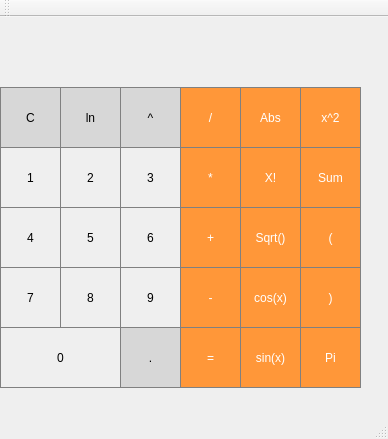
<?xml version="1.0" encoding="UTF-8"?>
<ui version="4.0">
 <class>MainWindow</class>
 <widget class="QMainWindow" name="MainWindow">
  <property name="geometry">
   <rect>
    <x>0</x>
    <y>0</y>
    <width>388</width>
    <height>439</height>
   </rect>
  </property>
  <property name="windowTitle">
   <string>MainWindow</string>
  </property>
  <widget class="QWidget" name="centralWidget">
   <widget class="QLabel" name="label">
    <property name="geometry">
     <rect>
      <x>0</x>
      <y>0</y>
      <width>241</width>
      <height>61</height>
     </rect>
    </property>
    <property name="text">
     <string/>
    </property>
   </widget>
   <widget class="QPushButton" name="pushButton_clear">
    <property name="geometry">
     <rect>
      <x>0</x>
      <y>70</y>
      <width>61</width>
      <height>61</height>
     </rect>
    </property>
    <property name="styleSheet">
     <string notr="true">QPushButton {
  background-color: rgb(215, 215, 215);
  border: 1px solid gray;
}
QPushButton:pressed {
    background-color: qlineargradient(x1: 0, y1: 0, x2: 0, y2: 1,
                                      stop: 0 #BEBEBE, stop: 1 #D7D7D7);
}</string>
    </property>
    <property name="text">
     <string>C</string>
    </property>
   </widget>
   <widget class="QPushButton" name="pushButton_elevar">
    <property name="geometry">
     <rect>
      <x>120</x>
      <y>70</y>
      <width>61</width>
      <height>61</height>
     </rect>
    </property>
    <property name="styleSheet">
     <string notr="true">QPushButton {
  background-color: rgb(215, 215, 215);
  border: 1px solid gray;
}
QPushButton:pressed {
    background-color: qlineargradient(x1: 0, y1: 0, x2: 0, y2: 1,
                                      stop: 0 #BEBEBE, stop: 1 #D7D7D7);
}</string>
    </property>
    <property name="text">
     <string>^</string>
    </property>
   </widget>
   <widget class="QPushButton" name="pushButton_uno">
    <property name="geometry">
     <rect>
      <x>0</x>
      <y>130</y>
      <width>61</width>
      <height>61</height>
     </rect>
    </property>
    <property name="styleSheet">
     <string notr="true">QPushButton {
   border: 1px solid gray;
}
QPushButton:pressed {
    background-color: qlineargradient(x1: 0, y1: 0, x2: 0, y2: 1,
                                      stop: 0 #dadbde, stop: 1 #f6f7fa);
}</string>
    </property>
    <property name="text">
     <string>1</string>
    </property>
   </widget>
   <widget class="QPushButton" name="pushButton_dos">
    <property name="geometry">
     <rect>
      <x>60</x>
      <y>130</y>
      <width>61</width>
      <height>61</height>
     </rect>
    </property>
    <property name="styleSheet">
     <string notr="true">QPushButton {
   border: 1px solid gray;
}
QPushButton:pressed {
    background-color: qlineargradient(x1: 0, y1: 0, x2: 0, y2: 1,
                                      stop: 0 #dadbde, stop: 1 #f6f7fa);
}</string>
    </property>
    <property name="text">
     <string>2</string>
    </property>
   </widget>
   <widget class="QPushButton" name="pushButton_tres">
    <property name="geometry">
     <rect>
      <x>120</x>
      <y>130</y>
      <width>61</width>
      <height>61</height>
     </rect>
    </property>
    <property name="styleSheet">
     <string notr="true">QPushButton {
   border: 1px solid gray;
}
QPushButton:pressed {
    background-color: qlineargradient(x1: 0, y1: 0, x2: 0, y2: 1,
                                      stop: 0 #dadbde, stop: 1 #f6f7fa);
}</string>
    </property>
    <property name="text">
     <string>3</string>
    </property>
   </widget>
   <widget class="QPushButton" name="pushButton_cuatro">
    <property name="geometry">
     <rect>
      <x>0</x>
      <y>190</y>
      <width>61</width>
      <height>61</height>
     </rect>
    </property>
    <property name="styleSheet">
     <string notr="true">QPushButton {
   border: 1px solid gray;
}
QPushButton:pressed {
    background-color: qlineargradient(x1: 0, y1: 0, x2: 0, y2: 1,
                                      stop: 0 #dadbde, stop: 1 #f6f7fa);
}</string>
    </property>
    <property name="text">
     <string>4</string>
    </property>
   </widget>
   <widget class="QPushButton" name="pushButton_cinco">
    <property name="geometry">
     <rect>
      <x>60</x>
      <y>190</y>
      <width>61</width>
      <height>61</height>
     </rect>
    </property>
    <property name="styleSheet">
     <string notr="true">QPushButton {
   border: 1px solid gray;
}
QPushButton:pressed {
    background-color: qlineargradient(x1: 0, y1: 0, x2: 0, y2: 1,
                                      stop: 0 #dadbde, stop: 1 #f6f7fa);
}</string>
    </property>
    <property name="text">
     <string>5</string>
    </property>
   </widget>
   <widget class="QPushButton" name="pushButton_seis">
    <property name="geometry">
     <rect>
      <x>120</x>
      <y>190</y>
      <width>61</width>
      <height>61</height>
     </rect>
    </property>
    <property name="styleSheet">
     <string notr="true">QPushButton {
   border: 1px solid gray;
}
QPushButton:pressed {
    background-color: qlineargradient(x1: 0, y1: 0, x2: 0, y2: 1,
                                      stop: 0 #dadbde, stop: 1 #f6f7fa);
}</string>
    </property>
    <property name="text">
     <string>6</string>
    </property>
   </widget>
   <widget class="QPushButton" name="pushButton_div">
    <property name="geometry">
     <rect>
      <x>180</x>
      <y>70</y>
      <width>61</width>
      <height>61</height>
     </rect>
    </property>
    <property name="styleSheet">
     <string notr="true">QPushButton {
  background-color: rgb(255, 151, 57);
  color: white; 
  border: 1px solid gray;
}

QPushButton:pressed {
    background-color: qlineargradient(x1: 0, y1: 0, x2: 0, y2: 1,
                                      stop: 0 #FF7832, stop: 1 #FF9739);
}</string>
    </property>
    <property name="text">
     <string>/</string>
    </property>
   </widget>
   <widget class="QPushButton" name="pushButton_mult">
    <property name="geometry">
     <rect>
      <x>180</x>
      <y>130</y>
      <width>61</width>
      <height>61</height>
     </rect>
    </property>
    <property name="styleSheet">
     <string notr="true">QPushButton {
  background-color: rgb(255, 151, 57);
  color: white; 
  border: 1px solid gray;
}

QPushButton:pressed {
    background-color: qlineargradient(x1: 0, y1: 0, x2: 0, y2: 1,
                                      stop: 0 #FF7832, stop: 1 #FF9739);
}</string>
    </property>
    <property name="text">
     <string>*</string>
    </property>
   </widget>
   <widget class="QPushButton" name="pushButton_sum">
    <property name="geometry">
     <rect>
      <x>180</x>
      <y>190</y>
      <width>61</width>
      <height>61</height>
     </rect>
    </property>
    <property name="styleSheet">
     <string notr="true">QPushButton {
  background-color: rgb(255, 151, 57);
  color: white; 
  border: 1px solid gray;
}

QPushButton:pressed {
    background-color: qlineargradient(x1: 0, y1: 0, x2: 0, y2: 1,
                                      stop: 0 #FF7832, stop: 1 #FF9739);
}</string>
    </property>
    <property name="text">
     <string>+</string>
    </property>
   </widget>
   <widget class="QPushButton" name="pushButton_siete">
    <property name="geometry">
     <rect>
      <x>0</x>
      <y>250</y>
      <width>61</width>
      <height>61</height>
     </rect>
    </property>
    <property name="styleSheet">
     <string notr="true">QPushButton {
   border: 1px solid gray;
}
QPushButton:pressed {
    background-color: qlineargradient(x1: 0, y1: 0, x2: 0, y2: 1,
                                      stop: 0 #dadbde, stop: 1 #f6f7fa);
}</string>
    </property>
    <property name="text">
     <string>7</string>
    </property>
   </widget>
   <widget class="QPushButton" name="pushButton_ocho">
    <property name="geometry">
     <rect>
      <x>60</x>
      <y>250</y>
      <width>61</width>
      <height>61</height>
     </rect>
    </property>
    <property name="styleSheet">
     <string notr="true">QPushButton {
   border: 1px solid gray;
}
QPushButton:pressed {
    background-color: qlineargradient(x1: 0, y1: 0, x2: 0, y2: 1,
                                      stop: 0 #dadbde, stop: 1 #f6f7fa);
}</string>
    </property>
    <property name="text">
     <string>8</string>
    </property>
   </widget>
   <widget class="QPushButton" name="pushButton_nueve">
    <property name="geometry">
     <rect>
      <x>120</x>
      <y>250</y>
      <width>61</width>
      <height>61</height>
     </rect>
    </property>
    <property name="styleSheet">
     <string notr="true">QPushButton {
   border: 1px solid gray;
}
QPushButton:pressed {
    background-color: qlineargradient(x1: 0, y1: 0, x2: 0, y2: 1,
                                      stop: 0 #dadbde, stop: 1 #f6f7fa);
}</string>
    </property>
    <property name="text">
     <string>9</string>
    </property>
   </widget>
   <widget class="QPushButton" name="pushButton_resta">
    <property name="geometry">
     <rect>
      <x>180</x>
      <y>250</y>
      <width>61</width>
      <height>61</height>
     </rect>
    </property>
    <property name="styleSheet">
     <string notr="true">QPushButton {
  background-color: rgb(255, 151, 57);
  color: white; 
  border: 1px solid gray;
}

QPushButton:pressed {
    background-color: qlineargradient(x1: 0, y1: 0, x2: 0, y2: 1,
                                      stop: 0 #FF7832, stop: 1 #FF9739);
}</string>
    </property>
    <property name="text">
     <string>-</string>
    </property>
   </widget>
   <widget class="QPushButton" name="pushButton_cero">
    <property name="geometry">
     <rect>
      <x>0</x>
      <y>310</y>
      <width>121</width>
      <height>61</height>
     </rect>
    </property>
    <property name="styleSheet">
     <string notr="true">QPushButton {
   border: 1px solid gray;
}
QPushButton:pressed {
    background-color: qlineargradient(x1: 0, y1: 0, x2: 0, y2: 1,
                                      stop: 0 #dadbde, stop: 1 #f6f7fa);
}</string>
    </property>
    <property name="text">
     <string>0</string>
    </property>
   </widget>
   <widget class="QPushButton" name="pushButton_igua">
    <property name="geometry">
     <rect>
      <x>180</x>
      <y>310</y>
      <width>61</width>
      <height>61</height>
     </rect>
    </property>
    <property name="styleSheet">
     <string notr="true">QPushButton {
  background-color: rgb(255, 151, 57);
  color: white; 
  border: 1px solid gray;
}

QPushButton:pressed {
    background-color: qlineargradient(x1: 0, y1: 0, x2: 0, y2: 1,
                                      stop: 0 #FF7832, stop: 1 #FF9739);
}</string>
    </property>
    <property name="text">
     <string>=</string>
    </property>
   </widget>
   <widget class="QPushButton" name="pushButton_punto">
    <property name="geometry">
     <rect>
      <x>120</x>
      <y>310</y>
      <width>61</width>
      <height>61</height>
     </rect>
    </property>
    <property name="styleSheet">
     <string notr="true">QPushButton {
  background-color: rgb(215, 215, 215);
  border: 1px solid gray;
}
QPushButton:pressed {
    background-color: qlineargradient(x1: 0, y1: 0, x2: 0, y2: 1,
                                      stop: 0 #BEBEBE, stop: 1 #D7D7D7);
}</string>
    </property>
    <property name="text">
     <string>.</string>
    </property>
   </widget>
   <widget class="QPushButton" name="pushButton_fact">
    <property name="geometry">
     <rect>
      <x>240</x>
      <y>130</y>
      <width>61</width>
      <height>61</height>
     </rect>
    </property>
    <property name="styleSheet">
     <string notr="true">QPushButton {
  background-color: rgb(255, 151, 57);
  color: white; 
  border: 1px solid gray;
}

QPushButton:pressed {
    background-color: qlineargradient(x1: 0, y1: 0, x2: 0, y2: 1,
                                      stop: 0 #FF7832, stop: 1 #FF9739);
}</string>
    </property>
    <property name="text">
     <string>X!</string>
    </property>
   </widget>
   <widget class="QPushButton" name="pushButton_sqrt_2">
    <property name="geometry">
     <rect>
      <x>240</x>
      <y>190</y>
      <width>61</width>
      <height>61</height>
     </rect>
    </property>
    <property name="styleSheet">
     <string notr="true">QPushButton {
  background-color: rgb(255, 151, 57);
  color: white; 
  border: 1px solid gray;
}

QPushButton:pressed {
    background-color: qlineargradient(x1: 0, y1: 0, x2: 0, y2: 1,
                                      stop: 0 #FF7832, stop: 1 #FF9739);
}</string>
    </property>
    <property name="text">
     <string>Sqrt()</string>
    </property>
   </widget>
   <widget class="QPushButton" name="pushButton_cos">
    <property name="geometry">
     <rect>
      <x>240</x>
      <y>250</y>
      <width>61</width>
      <height>61</height>
     </rect>
    </property>
    <property name="styleSheet">
     <string notr="true">QPushButton {
  background-color: rgb(255, 151, 57);
  color: white; 
  border: 1px solid gray;
}

QPushButton:pressed {
    background-color: qlineargradient(x1: 0, y1: 0, x2: 0, y2: 1,
                                      stop: 0 #FF7832, stop: 1 #FF9739);
}</string>
    </property>
    <property name="text">
     <string>cos(x)</string>
    </property>
   </widget>
   <widget class="QPushButton" name="pushButton_sin">
    <property name="geometry">
     <rect>
      <x>240</x>
      <y>310</y>
      <width>61</width>
      <height>61</height>
     </rect>
    </property>
    <property name="styleSheet">
     <string notr="true">QPushButton {
  background-color: rgb(255, 151, 57);
  color: white; 
  border: 1px solid gray;
}

QPushButton:pressed {
    background-color: qlineargradient(x1: 0, y1: 0, x2: 0, y2: 1,
                                      stop: 0 #FF7832, stop: 1 #FF9739);
}</string>
    </property>
    <property name="text">
     <string>sin(x)</string>
    </property>
   </widget>
   <widget class="QPushButton" name="pushButton_abs">
    <property name="geometry">
     <rect>
      <x>240</x>
      <y>70</y>
      <width>61</width>
      <height>61</height>
     </rect>
    </property>
    <property name="styleSheet">
     <string notr="true">QPushButton {
  background-color: rgb(255, 151, 57);
  color: white; 
  border: 1px solid gray;
}

QPushButton:pressed {
    background-color: qlineargradient(x1: 0, y1: 0, x2: 0, y2: 1,
                                      stop: 0 #FF7832, stop: 1 #FF9739);
}</string>
    </property>
    <property name="text">
     <string>Abs</string>
    </property>
   </widget>
   <widget class="QPushButton" name="pushButton_log_2">
    <property name="geometry">
     <rect>
      <x>60</x>
      <y>70</y>
      <width>61</width>
      <height>61</height>
     </rect>
    </property>
    <property name="styleSheet">
     <string notr="true">QPushButton {
  background-color: rgb(215, 215, 215);
  border: 1px solid gray;
}
QPushButton:pressed {
    background-color: qlineargradient(x1: 0, y1: 0, x2: 0, y2: 1,
                                      stop: 0 #BEBEBE, stop: 1 #D7D7D7);
}</string>
    </property>
    <property name="text">
     <string>ln</string>
    </property>
   </widget>
   <widget class="QPushButton" name="pushButton_pow_2">
    <property name="geometry">
     <rect>
      <x>300</x>
      <y>70</y>
      <width>61</width>
      <height>61</height>
     </rect>
    </property>
    <property name="styleSheet">
     <string notr="true">QPushButton {
  background-color: rgb(255, 151, 57);
  color: white; 
  border: 1px solid gray;
}

QPushButton:pressed {
    background-color: qlineargradient(x1: 0, y1: 0, x2: 0, y2: 1,
                                      stop: 0 #FF7832, stop: 1 #FF9739);
}</string>
    </property>
    <property name="text">
     <string>x^2</string>
    </property>
   </widget>
   <widget class="QPushButton" name="pushButton_Mod">
    <property name="geometry">
     <rect>
      <x>300</x>
      <y>130</y>
      <width>61</width>
      <height>61</height>
     </rect>
    </property>
    <property name="styleSheet">
     <string notr="true">QPushButton {
  background-color: rgb(255, 151, 57);
  color: white; 
  border: 1px solid gray;
}

QPushButton:pressed {
    background-color: qlineargradient(x1: 0, y1: 0, x2: 0, y2: 1,
                                      stop: 0 #FF7832, stop: 1 #FF9739);
}</string>
    </property>
    <property name="text">
     <string>Sum</string>
    </property>
   </widget>
   <widget class="QPushButton" name="pushButton_par1">
    <property name="geometry">
     <rect>
      <x>300</x>
      <y>190</y>
      <width>61</width>
      <height>61</height>
     </rect>
    </property>
    <property name="styleSheet">
     <string notr="true">QPushButton {
  background-color: rgb(255, 151, 57);
  color: white; 
  border: 1px solid gray;
}

QPushButton:pressed {
    background-color: qlineargradient(x1: 0, y1: 0, x2: 0, y2: 1,
                                      stop: 0 #FF7832, stop: 1 #FF9739);
}</string>
    </property>
    <property name="text">
     <string>(</string>
    </property>
   </widget>
   <widget class="QPushButton" name="pushButton_par2">
    <property name="geometry">
     <rect>
      <x>300</x>
      <y>250</y>
      <width>61</width>
      <height>61</height>
     </rect>
    </property>
    <property name="styleSheet">
     <string notr="true">QPushButton {
  background-color: rgb(255, 151, 57);
  color: white; 
  border: 1px solid gray;
}

QPushButton:pressed {
    background-color: qlineargradient(x1: 0, y1: 0, x2: 0, y2: 1,
                                      stop: 0 #FF7832, stop: 1 #FF9739);
}</string>
    </property>
    <property name="text">
     <string>)</string>
    </property>
   </widget>
   <widget class="QPushButton" name="pushButton_pi">
    <property name="geometry">
     <rect>
      <x>300</x>
      <y>310</y>
      <width>61</width>
      <height>61</height>
     </rect>
    </property>
    <property name="styleSheet">
     <string notr="true">QPushButton {
  background-color: rgb(255, 151, 57);
  color: white; 
  border: 1px solid gray;
}

QPushButton:pressed {
    background-color: qlineargradient(x1: 0, y1: 0, x2: 0, y2: 1,
                                      stop: 0 #FF7832, stop: 1 #FF9739);
}</string>
    </property>
    <property name="text">
     <string>Pi</string>
    </property>
   </widget>
  </widget>
  <widget class="QMenuBar" name="menuBar">
   <property name="geometry">
    <rect>
     <x>0</x>
     <y>0</y>
     <width>388</width>
     <height>21</height>
    </rect>
   </property>
  </widget>
  <widget class="QToolBar" name="mainToolBar">
   <attribute name="toolBarArea">
    <enum>TopToolBarArea</enum>
   </attribute>
   <attribute name="toolBarBreak">
    <bool>false</bool>
   </attribute>
  </widget>
  <widget class="QStatusBar" name="statusBar"/>
 </widget>
 <layoutdefault spacing="6" margin="11"/>
 <resources/>
 <connections/>
</ui>
